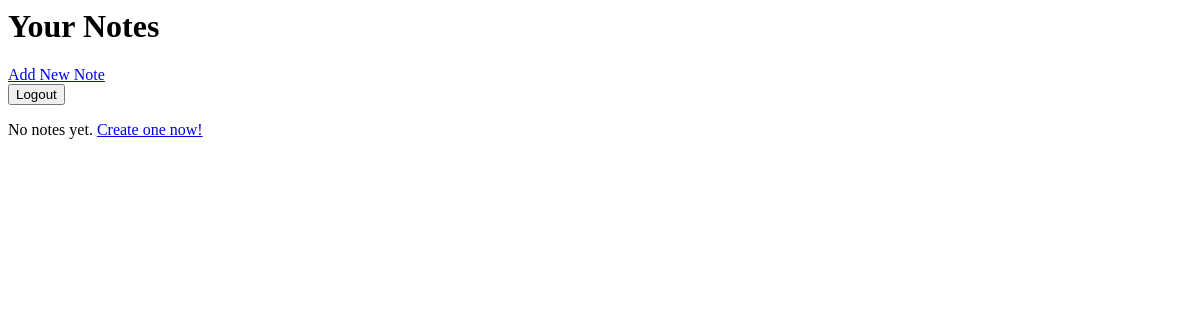
The page /notes/ (signed in) on the database as committed earlier.
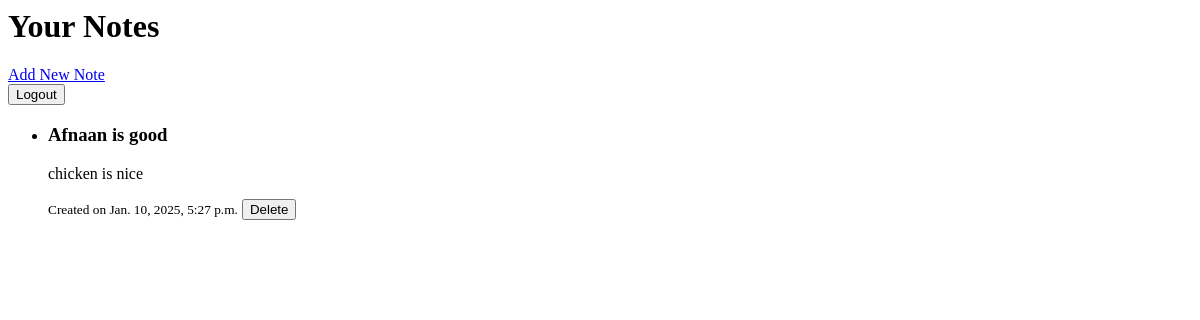
The same page on the database as committed later.
### notes/models.py (models this page shows, shortened)
class Note(models.Model):
    user = models.ForeignKey(User, on_delete=models.CASCADE)  # Links the note to a specific user
    title = models.CharField(max_length=100)
    text = models.TextField()
    created_at = models.DateTimeField(auto_now_add=True)  # Adds a timestamp for when the note was created

### notes/views.py (the view)
# urls.py: path('', notes_list_view, name='notes_list'),
@login_required
def notes_list_view(request):
    notes = Note.objects.filter(user=request.user)  # Fetch notes for the logged-in user
    return render(request, 'notes_list.html', {'notes': notes})

### notes/templates/notes_list.html (shortened to what this page needs)
<h1>Your Notes</h1>
<a href="{% url 'create_note' %}">Add New Note</a>
<form action="{% url 'logout' %}" method="post">
    <button type="submit">Logout</button>
</form>
<ul>
    {% for note in notes %}
        <li>
            <h3>{{ note.title }}</h3>
            <p>{{ note.text }}</p>
            <small>Created on {{ note.created_at }}</small>
            <form action="{% url 'delete_note' note.id %}" method="post" style="display:inline;">
                <button type="submit">Delete</button>
            </form>
        </li>
    {% endfor %}
</ul>
{% if notes|length == 0 %}
    <p>No notes yet. <a href="{% url 'create_note' %}">Create one now!</a></p>
{% endif %}

Rows that differ between the two databases and show on the page:
added Note: title "Afnaan is good", text "chicken is nice", created_at "Jan. 10, 2025, 5:27 p.m."
Other text that changed with them:
text no longer shown: "No notes yet. Create one now!"
